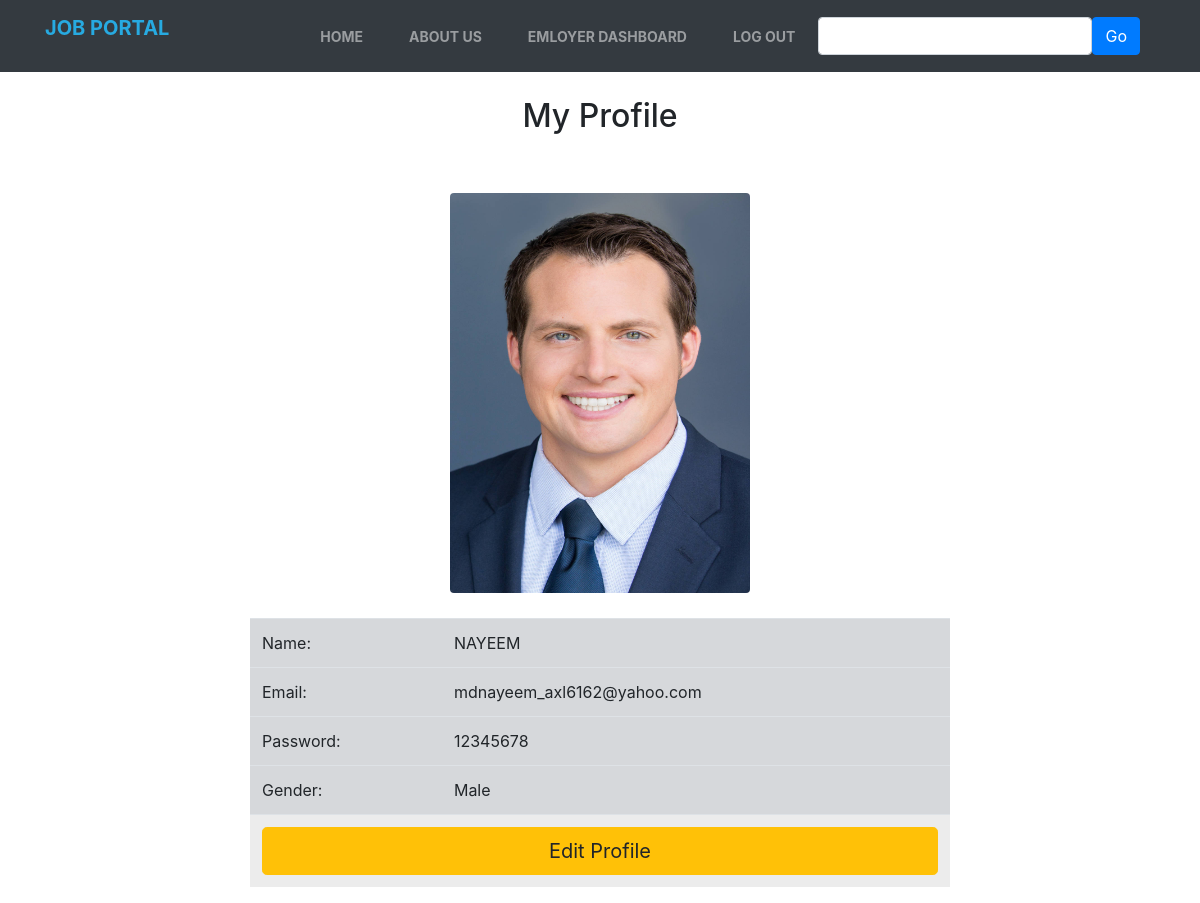
Page /profile.php (signed in) on the committed database.
### tables this page shows
CREATE TABLE `employer` (
  `id` int(100) NOT NULL,
  `name` varchar(100) NOT NULL,
  `email` varchar(100) NOT NULL,
  `password` varchar(100) NOT NULL,
  `dob` varchar(100) NOT NULL,
  `gender` varchar(10) NOT NULL,
  `image` varchar(100) NOT NULL
);

### profile.php (the view, shortened to what this page needs)
<?php require_once("include/db.php"); ?>
<!DOCTYPE html>
<html lang="en">
<head>
    <link rel="stylesheet" href="css/bootstrap.min.css">
    <link rel="stylesheet" href="Style.css">
</head>
<body>
    <nav class="navbar navbar-expand-lg navbar-dark bg-dark">
        <div class="container">
        <a class="navbar-brand" href="Home.php">
<p style="color:#27aae1;font-weight: bold;">
JOB PORTAL</p></a>
            <div class="col-auto">
                <div class="collapse navbar-collapse" id="navbarSupportedContent">
                    <ul class="navbar-nav mr-auto">
                        <li class="nav-item ">
                            <a class="nav-link" href="Home.php">Home <span class="sr-only"></span></a>
                        </li>
                        <li class="nav-item">
                            <a class="nav-link" href="aboutus.php">About Us</a>
                        </li>
                        <?php
                            $employerd='<li class="nav-item">'.' <a class="nav-link"'.'href="employer_view.php">Emloyer Dashboard</a></li>';
                            $ad='<li class="nav-item">'.' <a class="nav-link"'.'href="#">Admin</a></li>';
                            $sup='<li class="nav-item">'.' <a class="nav-link"'.'href="signup.php">SIGN Up</a></li>';
                            if(isset($_SESSION['username']))
                                {   $actype=$_SESSION["accounttype"];
                                    if($actype=="Employer")
                                        {
                                            echo $employerd;
                                        }
                                }
                                else{
                                    echo $ad;
                                    echo $sup;
                                }
                        ?>
                        <?php
                        $log='<li class="nav-item">'.' <a class="nav-link"'.'href="signin.php">Log IN</a></li>';
                        $log1='<li class="nav-item">'.' <a class="nav-link"'.'href="signout.php">Log Out</a></li>';
                        if(isset($_SESSION['username']))
                        {echo $log1;}
                            else
                            {
                                echo $log;
                            }
                        ?>
                    </ul>
                    <ul class="navbar-nav ml-auto">
                        <form class="form-inline" action="#">
                            <div class="form-group">
                            <input class="form-control" type="text" name="Search" placehoder="Search Here">
                            <button  class="btn btn-primary" name="Searchbutton">Go</button>
                            </div>
                        </form>
                    </ul>
                </div>
            </div>
        </div>
    </nav>
    <div class="row">
         <div class="col-lg-12" style="height: 25px;"></div>
    </div>
    <div class="container">
            <div>
                <h2 style="text-align:center;">My Profile</h2>
                <?php
                if(isset($_SESSION['accounttype']))
                {   $actype=$_SESSION["accounttype"];
                    if($actype=="Employer")
                        {   $ID=$_SESSION["empuserid"];
                            $sql="SELECT * FROM employer WHERE id ='$ID'";
                            $folder='employer';
                        }
                }
                    $result = mysqli_query($conn, $sql);
                    if (mysqli_num_rows($result) > 0)
                    {
                        while($row = mysqli_fetch_assoc($result)) {
                            $nam=$row['name'];
                            $email=$row['email'];
                            $pswd=$row['password'];
                            $gen=$row['gender'];
                            $img=$row['image'];
                            $location='upload/'.$folder.'/'.$img;
                            ?>
                             <div class="row">
                                <div class="col-lg-12" style="height: 50px;"></div>
                            </div>
                            <div style='text-align:center'>
                            <img class='rounded' width="300" height="400" src="<?php echo $location;?>">
                            </div>
                            <div class="row">
                                <div class="col-lg-12" style="height: 25px;"></div>
                            </div>
                            <div style='width:700px; margin:0 auto'>
                            <table class=" table table-active ">
                                <tr>
                                <td class="table-secondary">Name:</td>
                                <td class="table-secondary"><?php echo $nam;?></td>
                                </tr>
                                <tr>
                                <td class="table-secondary">Email:</td>
                                <td class="table-secondary"><?php echo $email;?></td>
                                </tr>
                                <tr>
                                <td class="table-secondary">Password:</td>
                                <td class="table-secondary"><?php echo $pswd;?></td>
                                </tr>
                                <tr>
                                <td class="table-secondary">Gender:</td>
                                <td class="table-secondary"><?php echo $gen;?></td>
                                </tr>
                                <tr>
                                <td colspan="2"><a href="editprofile.php" ><span class="btn btn-warning btn-lg btn-block">Edit Profile</span></a></td>
                                </tr>
                            </table>
                            </div>
                      <?php  }
                    }
                ?>
            </div>
    </div>
</body>
</html>

### Style.css (style rules this page uses)
.navbar-dark .navbar-nav .nav-link { font-weight: 700; font-size: 14px; text-transform: uppercase; }
.navbar-dark .navbar-nav .nav-item { margin: 0 15px; }

### rows in the picture
employer: image (picture), name "NAYEEM", email "mdnayeem_axl6162@yahoo.com", password "12345678", gender "Male"
